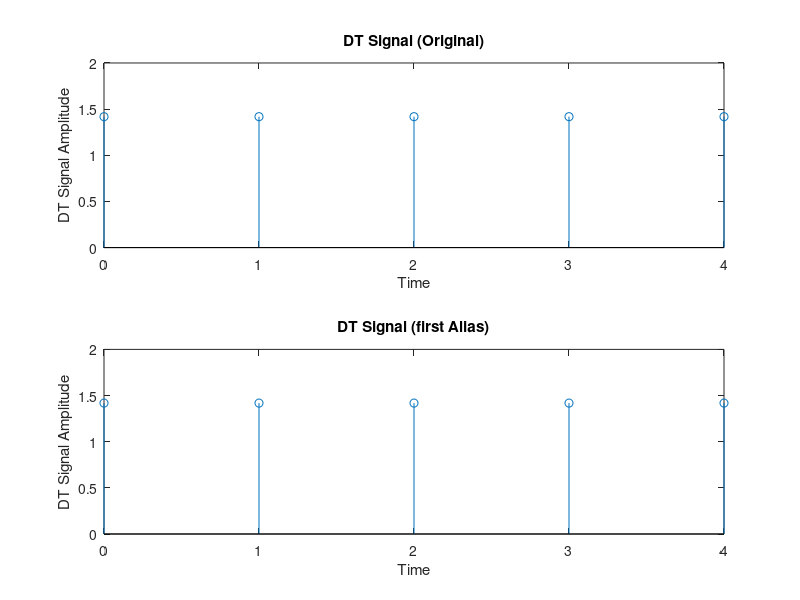

Reproduce this figure in MATLAB.
%Write a MATLAB program to plot the discrete sine wave with given 
%amplitude, frequency, phase, sampling frequency and
%length of the sequence. Also observe first alias.
amp = input('Enter Amplitude : ');
freq = input('Enter Frequency : ');
phase = input('Enter Phase : ');
freq_s = input('Enter Sampling Frequency : ');
seq_len = input('Enter Sequence Length Plot : ');
seq = 0:1:seq_len-1;
f = freq/freq_s;

x1 = amp * cos(2*pi*f*seq + phase);
figure(1);
subplot(2,1,1);
stem(seq, x1);
title('DT Signal (Original)');
xlabel('Time');
ylabel('DT Signal Amplitude')

x2 = amp * cos(2*pi*(f + 1)*seq + phase);
subplot(2,1,2);
stem(seq, x2);
title('DT Signal (first Alias)');
xlabel('Time');
ylabel('DT Signal Amplitude')